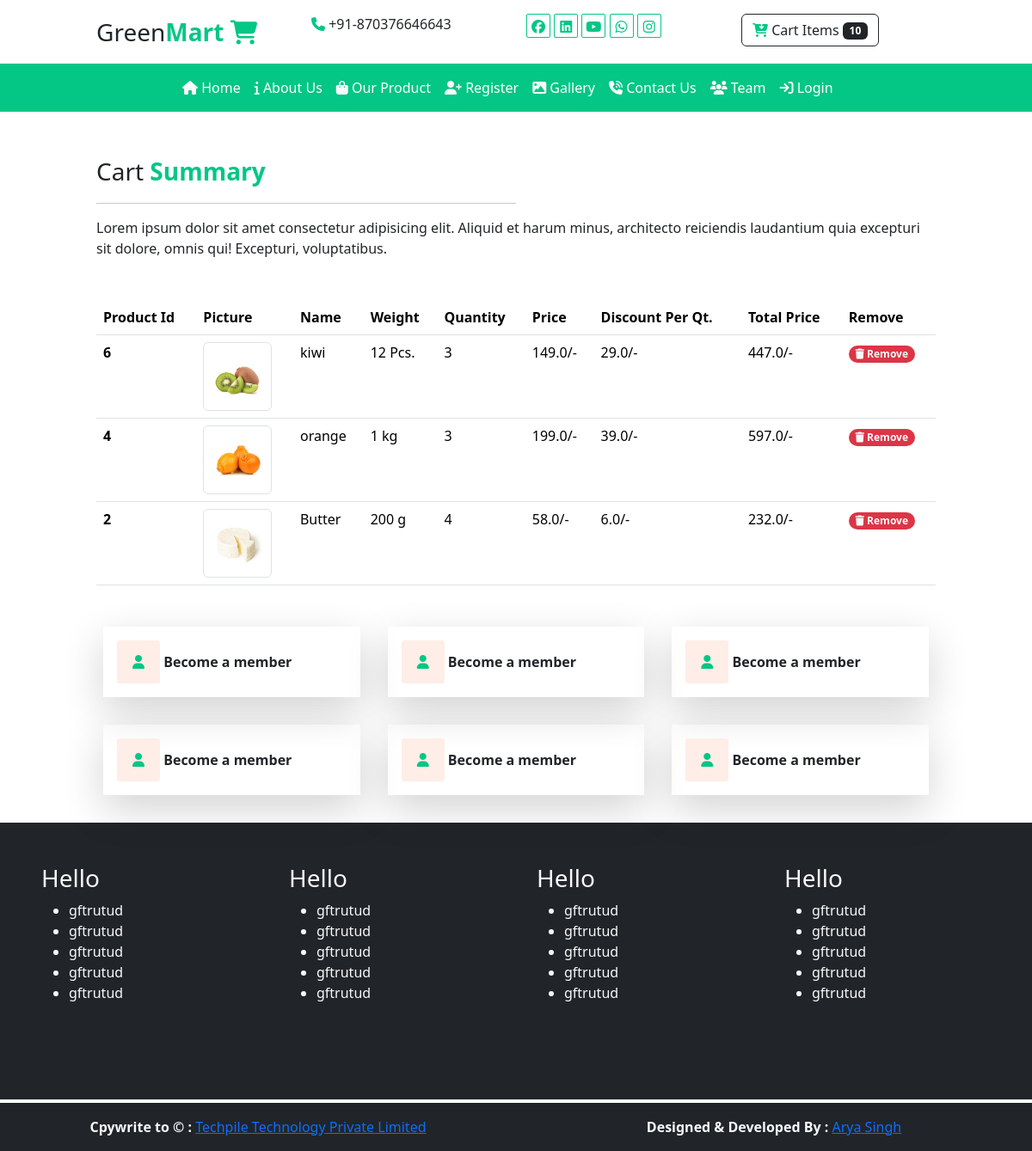
Page /user/cart/ (signed in) on the committed database.
### user/models.py (models this page shows)
class tbl_cart(models.Model):
    userid=models.CharField(max_length=50,null=True)
    pid=models.CharField(max_length=40,null=True)
    product_name=models.CharField(max_length=100,null=True)
    product_picture=models.CharField(max_length=200,null=True)
    price=models.FloatField(null=True)
    discount_price=models.CharField(max_length=50,null=True)
    product_quantity=models.IntegerField(null=True)
    product_weight=models.CharField(max_length=100,null=True)
    total_price=models.FloatField(null=True)

### user/views.py (the view)
# urls.py: path("cart/",views.cart),
def cart(request):
    cartid=request.GET.get("cid")
    email=request.session.get("email")
    cartItems=tbl_cart.objects.all().filter(userid=email)
    if cartid is not None:
        tbl_cart.objects.all().filter(id=cartid).delete()
        return HttpResponse("<script>alert('Your item deleted successfully');location.href='/user/cart/'</script>")
    return render(request,"user/cart.html",{"data":cartItems})

### templates/user/cart.html (shortened to what this page needs)
{% extends 'base.html' %}
{% load static %}
{% block xyz %}
 <div class="row">
    <div class="col-sm-10 mx-auto py-5">
        <div class="fs-3">
            Cart <b class="text-color1">Summary</b>
        </div>
        <hr class="w-50">
        Lorem ipsum dolor sit amet consectetur adipisicing elit. Aliquid et harum minus,  architecto reiciendis laudantium quia excepturi sit dolore, omnis qui! Excepturi, voluptatibus.
    </div>
 </div>
 <div class="row">
    <div class="col-sm-10 mx-auto">
        <table class="table">
  <thead>
      <th scope="col">Product Id</th>
      <th scope="col">Picture</th>
      <th scope="col">Name</th>
      <th scope="col">Weight</th>
      <th scope="col">Quantity</th>
      <th scope="col">Price</th>
      <th scope="col">Discount Per Qt.</th>
      <th scope="col">Total Price</th>
      <th scope="col">Remove</th>
  </thead>
  <tbody>
    {% for x in data %}
    <tr>
      <th scope="row">{{x.pid}}</th>
      <td><img src="/{{x.product_picture}}" height="80px" width="80px" class="img-thumbnail"></td>
      <td>{{x.product_name}}</td>
      <td>{{x.product_weight}}</td>
      <td>{{x.product_quantity}}</td>
      <td>{{x.price}}/-</td>
      <td>{{x.discount_price}}/-</td>
      <td>{{x.total_price}}/-</td>
      <td><a href="/user/cart?cid={{x.id}}" class="badge bg-danger text-light rounded-pill text-decoration-none"><i class="fa-solid fa-trash"></i> Remove</a></td>
    </tr>
    {% endfor %}
  </tbody>
</table>
    </div>
 </div>
{% endblock %}

### rows in the picture
tbl_cart: pid "6", product_picture (picture), product_name "kiwi", product_weight "12 Pcs.", product_quantity "3", price "149.0", discount_price "29.0", total_price "447.0"
tbl_cart: pid "4", product_picture (picture), product_name "orange", product_weight "1 kg", product_quantity "3", price "199.0", discount_price "39.0", total_price "597.0"
tbl_cart: pid "2", product_picture (picture), product_name "Butter", product_weight "200 g", product_quantity "4", price "58.0", discount_price "6.0", total_price "232.0"
